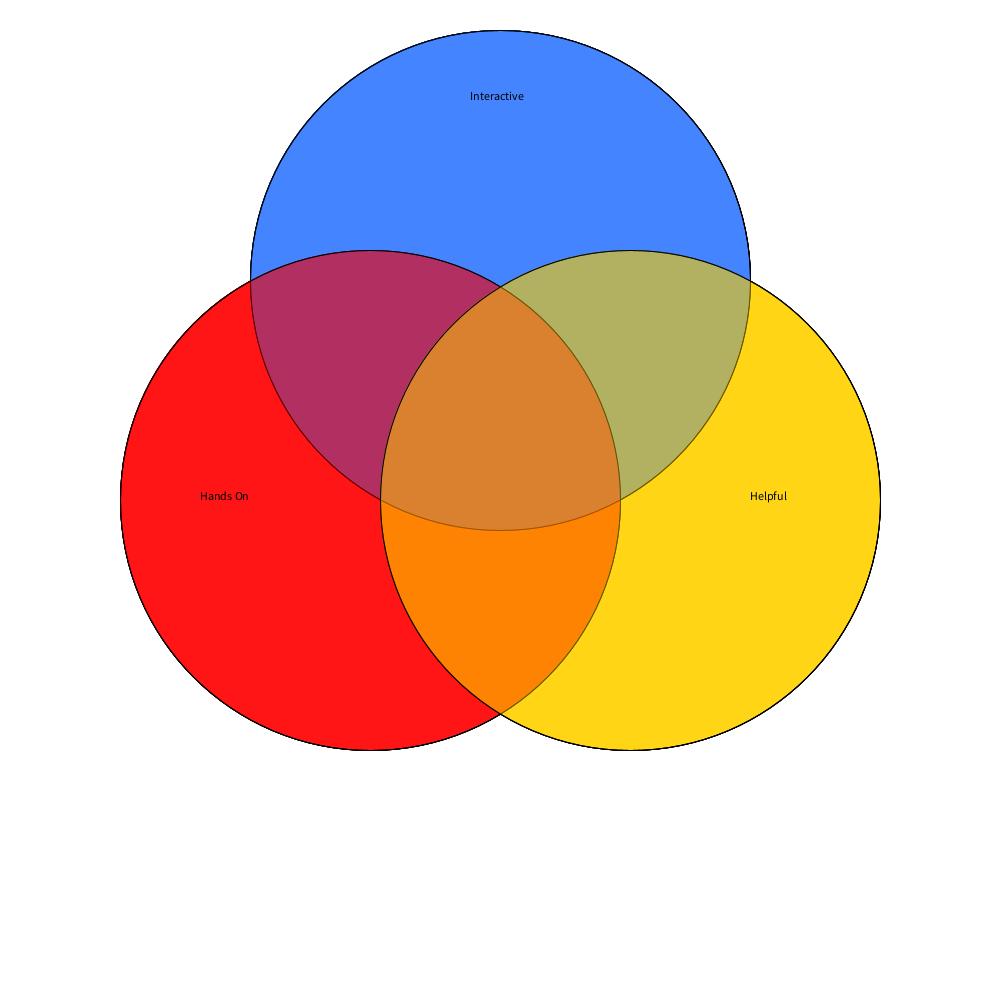
Frame 1 (no input)
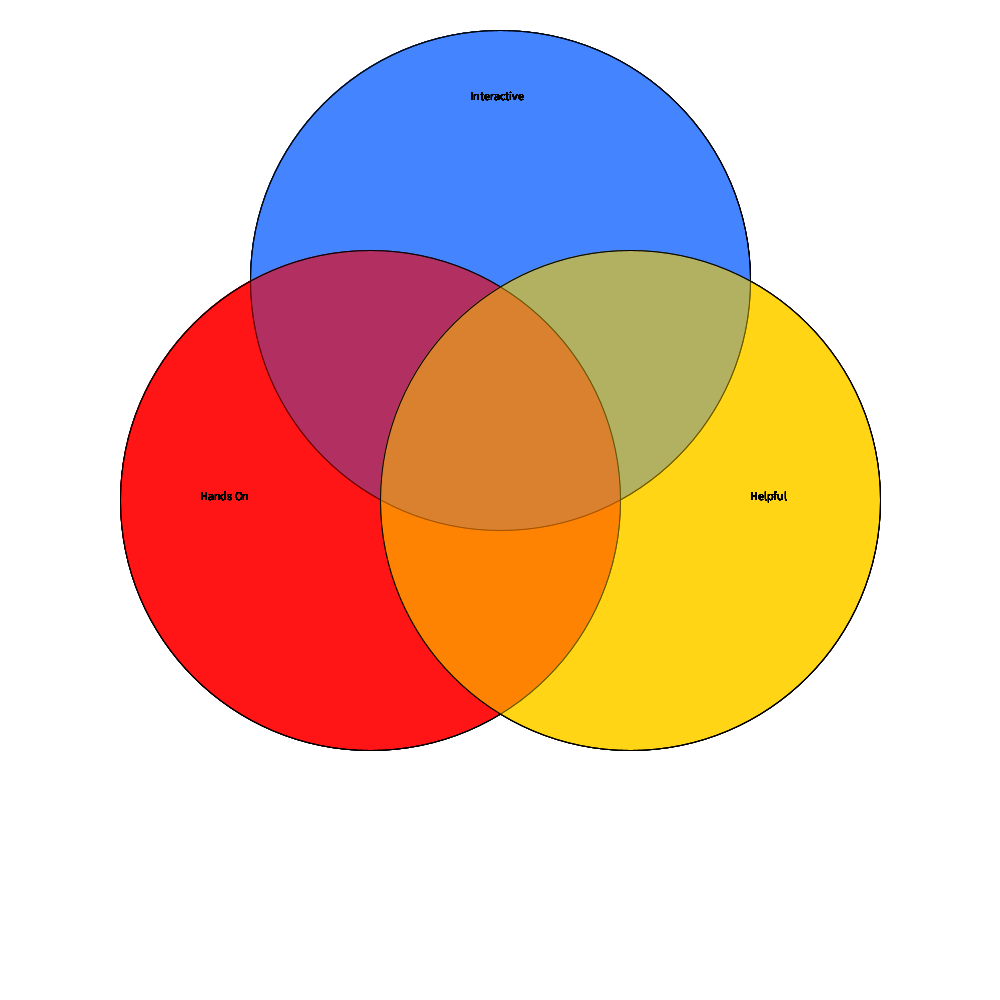
Frame 60 (the mouse pressed at the canvas centre just before this capture)
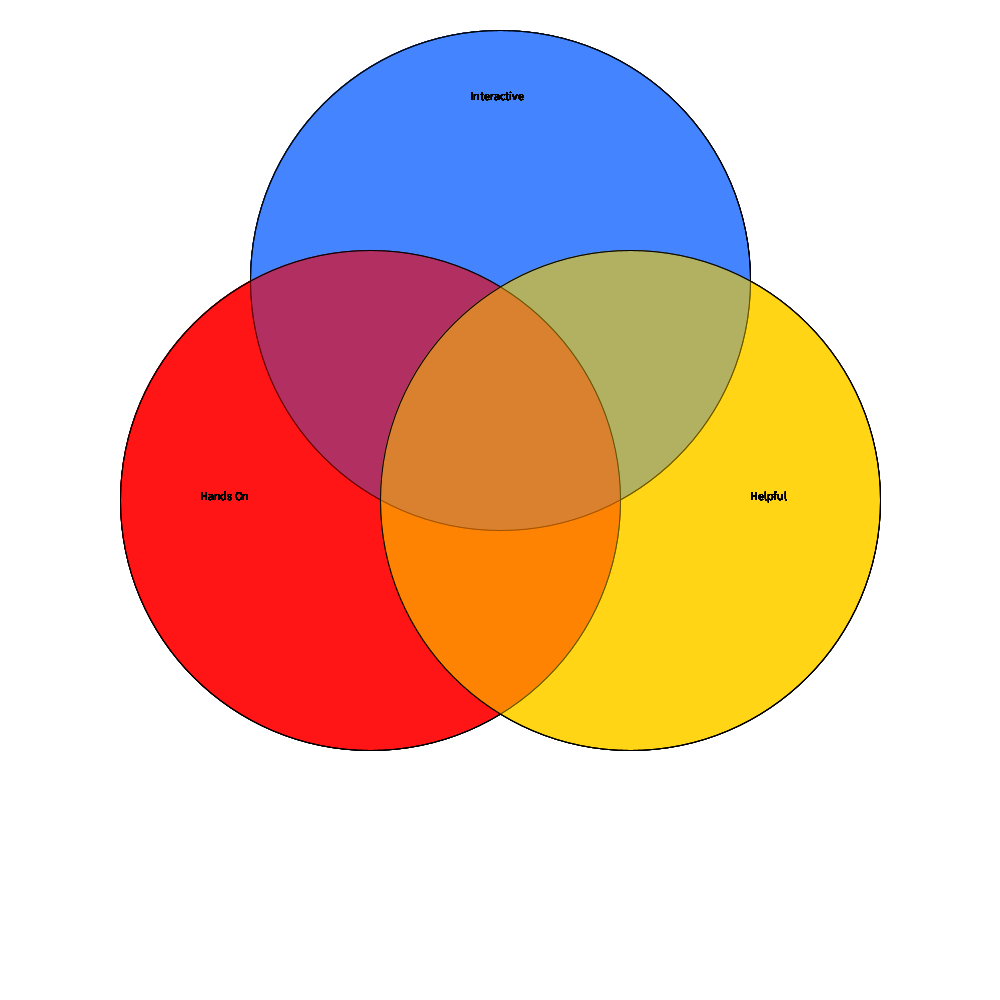
Frame 120 (the mouse held since frame 60 and released just before this capture)

The Processing sketch that drew these frames (run headless with seeded random() and noise(); from frame 60 on, the mouse is pressed at the canvas centre):

// Processing sketch: sketch_150423a
// ── sketch_150423a.pde
void setup() {
background(255, 255, 255);
size(1000, 1000);
  fill(51, 122, 255, 100);
  ellipse(500, 280, 500, 500);
  fill(255, 0, 0, 100);
  ellipse(370, 500, 500, 500);
  fill(255, 208, 0, 100);
  ellipse(630, 500, 500, 500);
   fill(51, 122, 255, 100);
  ellipse(500, 280, 500, 500);
  fill(255, 0, 0, 100);
  ellipse(370, 500, 500, 500);
  fill(255, 208, 0, 100);
  ellipse(630, 500, 500, 500);
   fill(51, 122, 255, 100);
  ellipse(500, 280, 500, 500);
  fill(255, 0, 0, 100);
  ellipse(370, 500, 500, 500);
  fill(255, 208, 0, 100);
  ellipse(630, 500, 500, 500);
   fill(51, 122, 255, 100);
  ellipse(500, 280, 500, 500);
  fill(255, 0, 0, 100);
  ellipse(370, 500, 500, 500);
  fill(255, 208, 0, 100);
  ellipse(630, 500, 500, 500);
   fill(51, 122, 255, 100);
  ellipse(500, 280, 500, 500);
  fill(255, 0, 0, 100);
  ellipse(370, 500, 500, 500);
  fill(255, 208, 0, 100);
  ellipse(630, 500, 500, 500);
}
void draw() {
  fill(0, 0, 0);
text("Interactive", 470, 100);
text("Hands On", 200, 500);
text("Helpful", 750, 500);
}
